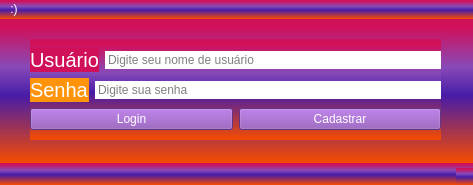
<?xml version="1.0" encoding="UTF-8"?>
<ui version="4.0">
 <class>login</class>
 <widget class="QMainWindow" name="login">
  <property name="geometry">
   <rect>
    <x>0</x>
    <y>0</y>
    <width>473</width>
    <height>185</height>
   </rect>
  </property>
  <property name="windowTitle">
   <string>MainWindow</string>
  </property>
  <property name="styleSheet">
   <string notr="true">background: qlineargradient(spread:pad, x1:0, y1:0.988636, x2:0, y2:0.028, stop:0 rgba(242, 75, 4, 255), stop:0.477273 rgba(71, 28, 168, 255), stop:0.681818 rgba(136, 74, 184, 255), stop:0.971591 rgba(209, 16, 90, 255));
font-family: 'Courier New';
color: #FFF</string>
  </property>
  <widget class="QWidget" name="centralwidget">
   <widget class="QWidget" name="layoutWidget">
    <property name="geometry">
     <rect>
      <x>30</x>
      <y>20</y>
      <width>411</width>
      <height>101</height>
     </rect>
    </property>
    <layout class="QVBoxLayout" name="verticalLayout_5">
     <item>
      <layout class="QVBoxLayout" name="verticalLayout_3">
       <item>
        <layout class="QHBoxLayout" name="horizontalLayout">
         <item>
          <layout class="QVBoxLayout" name="verticalLayout">
           <item>
            <layout class="QVBoxLayout" name="verticalLayout_4">
             <item>
              <layout class="QHBoxLayout" name="horizontalLayout_5">
               <item>
                <widget class="QLabel" name="label_2">
                 <property name="styleSheet">
                  <string notr="true">/* Ellipse 1 */

box-sizing: border-box;

background:  #d1105a;
box-shadow: inset 0px 4px 4px rgba(0, 0, 0, 0.25);


/* Agenda */

position: absolute;
width: 236px;
height: 64px;
left: 384px;
top: 130px;

font-family: 'Courier New';
font-style: normal;
font-weight: 400;
font-size: 20px;
line-height: 56px;
text-align: center;

color: #FFFFFF;

/* Drop Shadow */
text-shadow: 0px 4px 4px rgba(0, 0, 0, 0.25);
box-background-color: #FFF;</string>
                 </property>
                 <property name="text">
                  <string>Usuário</string>
                 </property>
                </widget>
               </item>
               <item>
                <widget class="QLineEdit" name="usuario">
                 <property name="styleSheet">
                  <string notr="true">background-color: #FFF;
border: 1px solid #FFF;
color:#000</string>
                 </property>
                 <property name="text">
                  <string/>
                 </property>
                 <property name="cursorPosition">
                  <number>0</number>
                 </property>
                 <property name="dragEnabled">
                  <bool>false</bool>
                 </property>
                 <property name="placeholderText">
                  <string>Digite seu nome de usuário</string>
                 </property>
                </widget>
               </item>
              </layout>
             </item>
             <item>
              <layout class="QVBoxLayout" name="verticalLayout_2">
               <item>
                <layout class="QHBoxLayout" name="horizontalLayout_3">
                 <item>
                  <widget class="QLabel" name="label_4">
                   <property name="styleSheet">
                    <string notr="true">/* Ellipse 1 */

box-sizing: border-box;

background: #ff930a;
box-shadow: inset 0px 4px 4px rgba(0, 0, 0, 0.25);


/* Agenda */

position: absolute;
width: 236px;
height: 64px;
left: 384px;
top: 130px;

font-family: 'Courier New';
font-style: normal;
font-weight: 400;
font-size: 20px;
line-height: 56px;
text-align: center;

color: #FFFFFF;

/* Drop Shadow */
text-shadow: 0px 4px 4px rgba(0, 0, 0, 0.25);
</string>
                   </property>
                   <property name="text">
                    <string>Senha</string>
                   </property>
                  </widget>
                 </item>
                 <item>
                  <widget class="QLineEdit" name="senha">
                   <property name="styleSheet">
                    <string notr="true">background-color: #FFF;
border: 1px solid #FFF;
color: #000;
echo-mode: 'Password*';</string>
                   </property>
                   <property name="text">
                    <string/>
                   </property>
                   <property name="echoMode">
                    <enum>QLineEdit::Password</enum>
                   </property>
                   <property name="placeholderText">
                    <string>Digite sua senha</string>
                   </property>
                  </widget>
                 </item>
                </layout>
               </item>
              </layout>
             </item>
            </layout>
           </item>
          </layout>
         </item>
        </layout>
       </item>
       <item>
        <layout class="QHBoxLayout" name="horizontalLayout_2">
         <item>
          <widget class="QPushButton" name="logintoprin">
           <property name="styleSheet">
            <string notr="true">background-color: #884ab2;
size: 17pt;
color: #FFFFFF;
font-family: 'Courier New';
box-shadow: inset 0px 4px 4px rgba(0, 0, 0, 0.25);
</string>
           </property>
           <property name="text">
            <string>Login</string>
           </property>
          </widget>
         </item>
         <item>
          <widget class="QPushButton" name="cadastrar">
           <property name="styleSheet">
            <string notr="true">background-color: #884ab2;
size: 17pt;
color: #FFFFFF;
font-family: 'Courier New';
box-shadow: inset 0px 4px 4px rgba(0, 0, 0, 0.25);
</string>
           </property>
           <property name="text">
            <string>Cadastrar</string>
           </property>
          </widget>
         </item>
        </layout>
       </item>
      </layout>
     </item>
    </layout>
   </widget>
  </widget>
  <widget class="QMenuBar" name="menubar">
   <property name="geometry">
    <rect>
     <x>0</x>
     <y>0</y>
     <width>473</width>
     <height>21</height>
    </rect>
   </property>
   <widget class="QMenu" name="menu">
    <property name="title">
     <string>:)</string>
    </property>
   </widget>
   <addaction name="menu"/>
  </widget>
  <widget class="QStatusBar" name="statusbar"/>
 </widget>
 <resources/>
 <connections/>
</ui>
